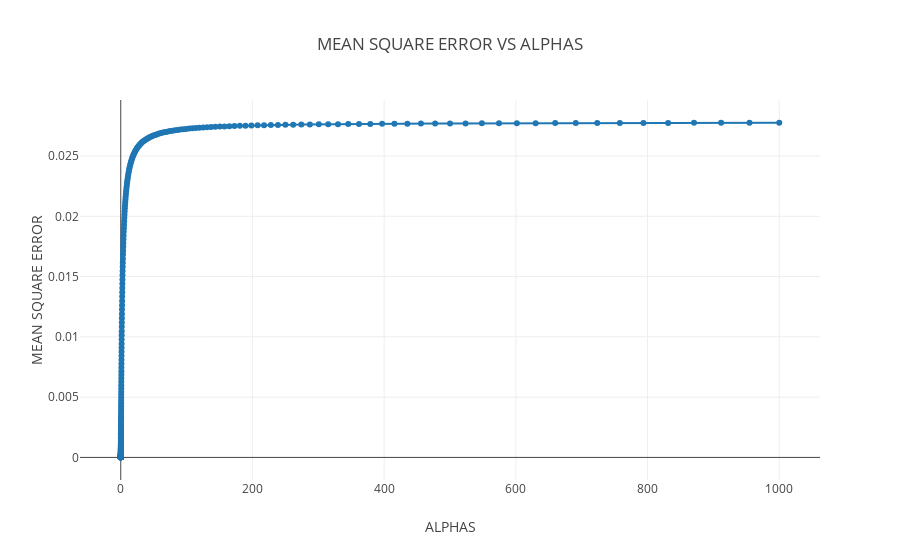

The notebook cell saved with this chart:
### Markdown cell above
## MEAN ERROR VS ALPHA ##

### Code cell
data = []
p = go.Scatter(x= alphas, y=mean_errors, mode='lines+markers', name='Mean Error', hoverinfo='name', line=dict(shape='linear'))
data.append(p)        
layout = dict(
    title='MEAN SQUARE ERROR VS ALPHAS',
    xaxis=dict(
        title='ALPHAS'
    ),
    yaxis=dict(
        title='MEAN SQUARE ERROR'
    ),
    legend=dict(
        traceorder='reversed',
        font=dict(size=16)
    )
)
fig = dict(data=data, layout=layout)
plot.iplot(fig, filename='MEANERROR_VS_APLHA_SYSTOLICBP')

### Figure 1 — Plotly figure (JSON) as saved in the notebook; plotly's stock layout.template omitted (floating-point values rounded to 4 significant figures; data arrays with more than 128 entries replaced by an {"elided": "..."} marker saying what was removed)
{"data": [{"hoverinfo": "name", "line": {"shape": "linear"}, "mode": "lines+markers", "name": "Mean Error", "type": "scatter", "x": {"elided": "300 float values"}, "y": {"elided": "300 float values"}}], "layout": {"legend": {"font": {"size": 16}, "traceorder": "reversed"}, "title": "MEAN SQUARE ERROR VS ALPHAS", "xaxis": {"title": "ALPHAS"}, "yaxis": {"title": "MEAN SQUARE ERROR"}}}
